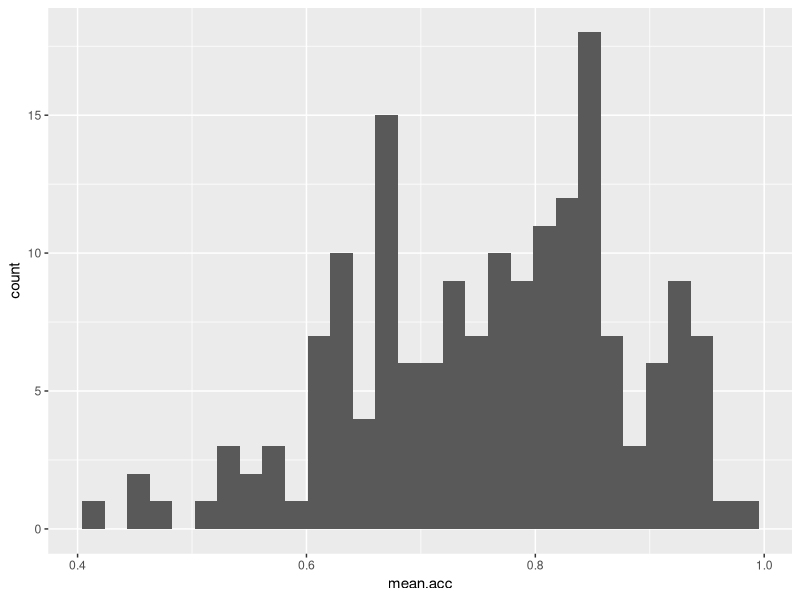
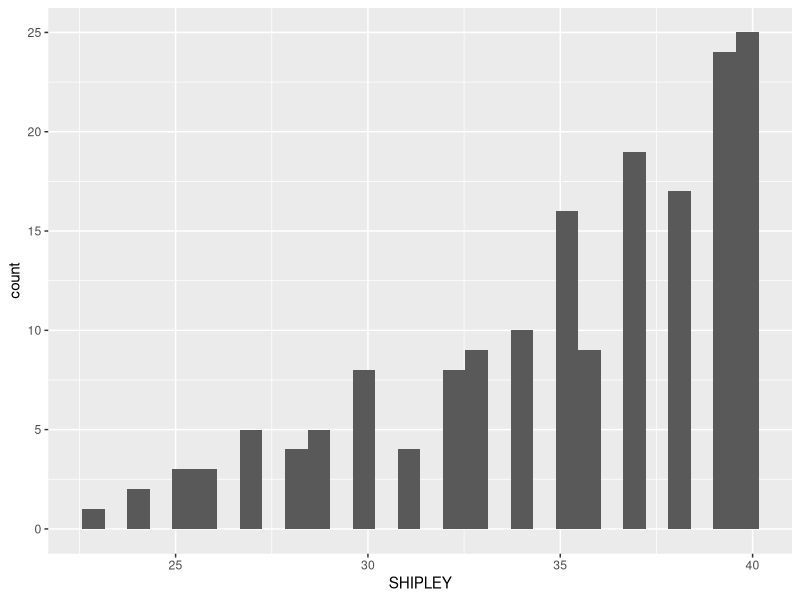
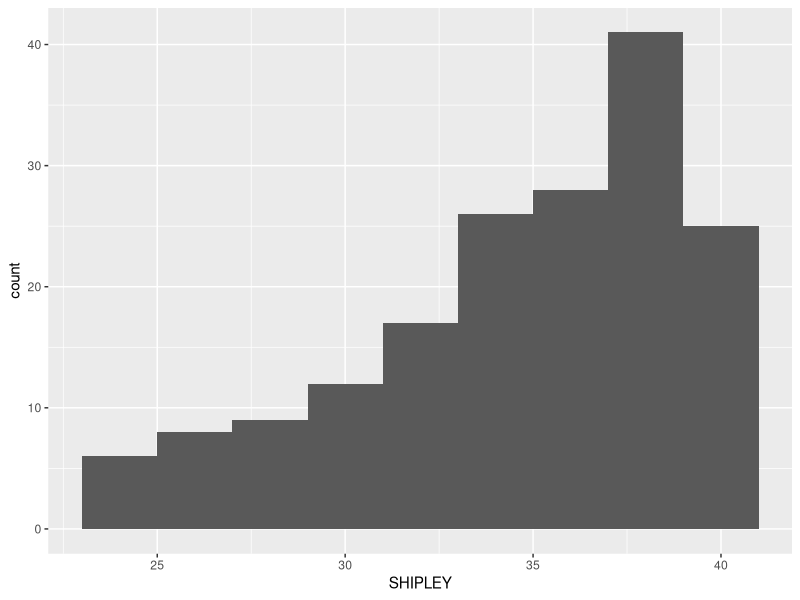
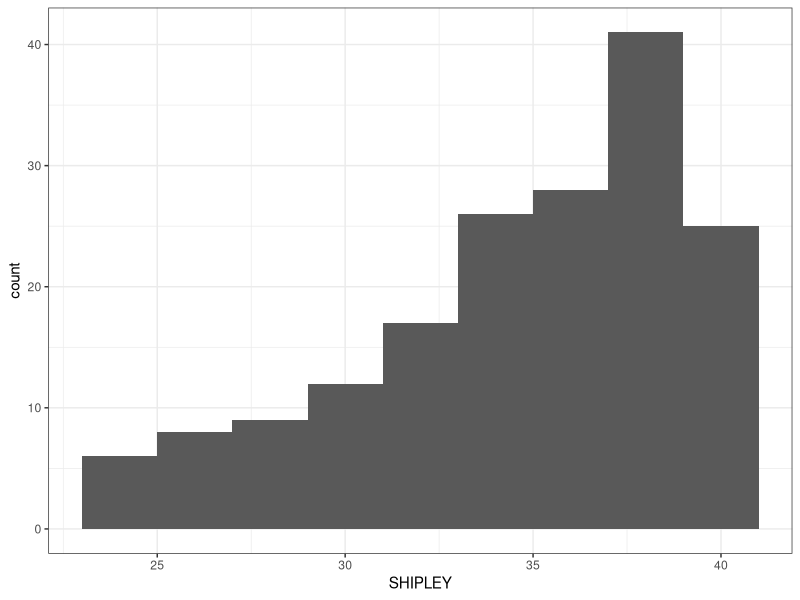
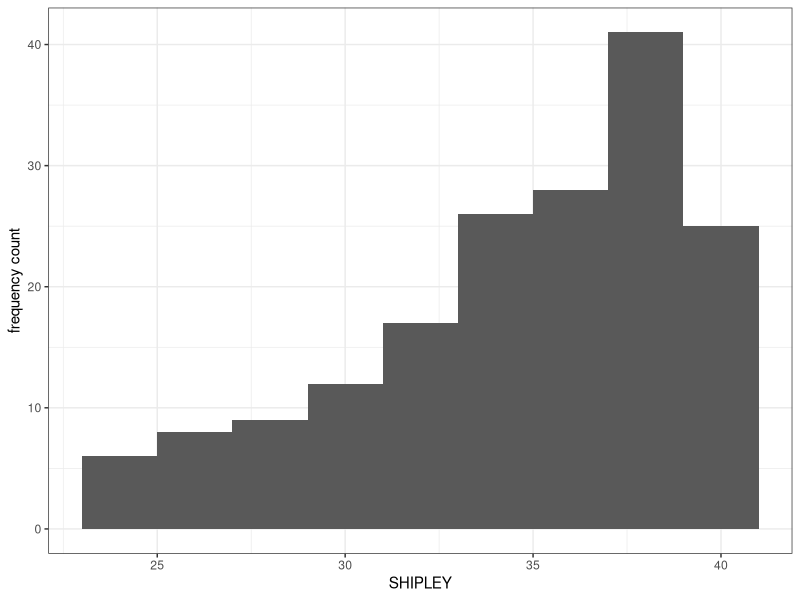
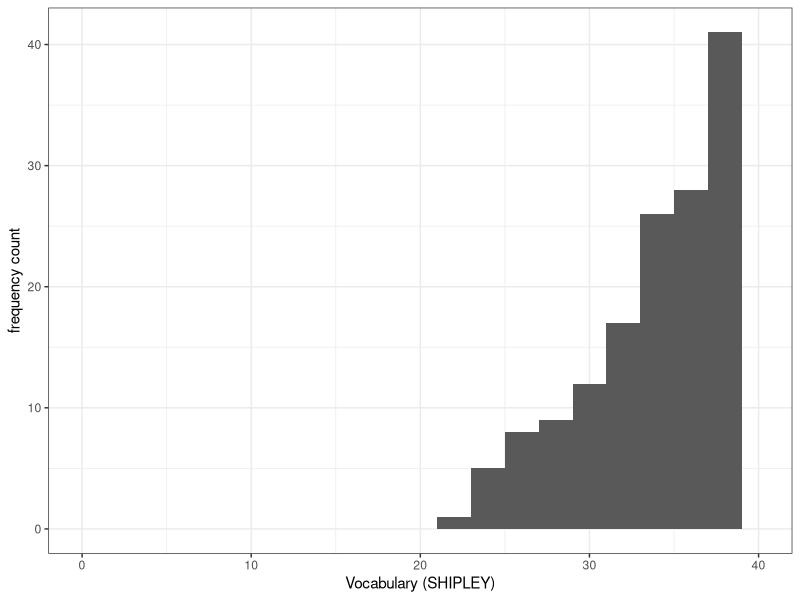
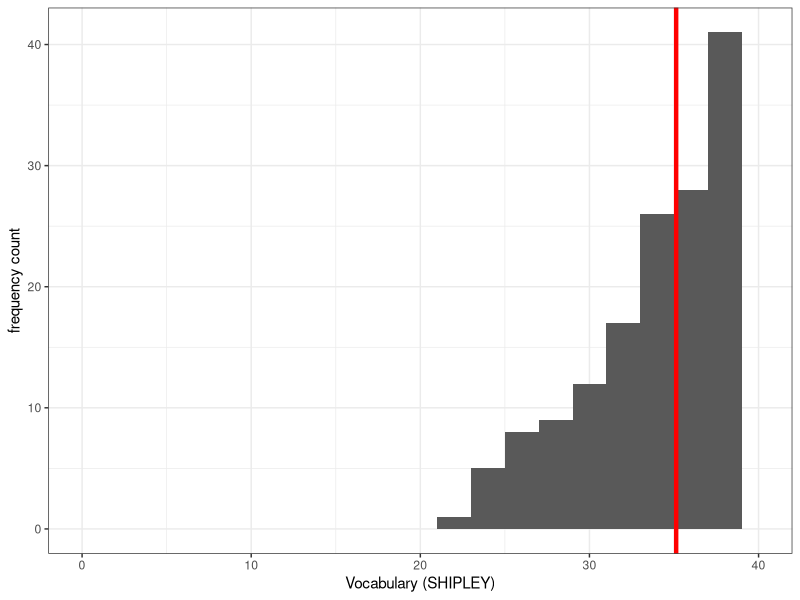
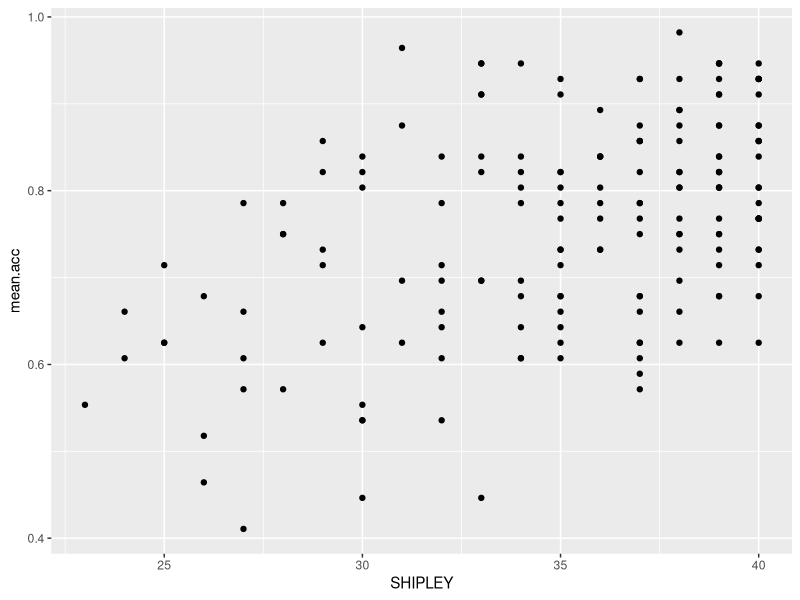

Recreate these plots in R, in order.



############################################################################################################


# In Week 17, we aim to *further* develop skills in visualizing and testing the 
# associations between variables in psychological data

# We do this to learn how to answer research questions like:

# 1. What person attributes predict success in understanding?
# 2. Can people accurately evaluate whether they correctly understand written 
# health information?

# These kinds of research questions can be answered using methods like the linear model

# When we do these analyses, we need to think about how we report the results:  
# -- we usually need to report information about the kind of model we specify;
# -- and we will need to report the nature of the association estimated in our model;
# -- we usually need to decide, is the association significant?
# -- does the association reflect a positive or negative relationship between outcome 
# and predictor?
# -- is the association we see in our sample data relatively strong or weak?

# We will consolidate and extend learning on data visualization:
# -- focusing on how we edit ggplot() code to produce professional looking plots



############################################################################################################


# -- I will put dataset names in quotes like this: 
#   'study-one-general-participants.csv'
# -- I will put variable (data column) names in quotes like this: 'variable' 
# -- And I will put value or other data object (e.g. cell value) names in quotes 
# like this: 'studyone'


# We will take things step-by-step

# -- I will split .R scripts by parts, tasks and questions:  
# -- different parts for different phases of the analysis process;
# -- different tasks for different steps in each phase;
# -- different questions to examine different ideas or coding steps



############################################################################################################
## Part 1: Set-up ##########################################################################################


# -- Task 1 -- Run this code to empty the R environment
rm(list=ls())                            


# -- Task 2 -- Run this code to load relevant libraries
library("tidyverse")



############################################################################################################
############################################################################################################


# -- In this workbook, we use data from a second 2020 study of the response of adults from a UK national
# sample to written health information

# study-two-general-participants.csv



############################################################################################################
## Part 2: Load data #######################################################################################


# -- Task 3 -- Read in the first data file we will be using: 
# study-two-general-participants.csv
# -- hint: Task 3 -- Use the read_csv() function to read the data file into R
study.two <- read_csv("study-two-general-participants.csv")
# -- hint: Task 3 -- When you read the data file in, give the data object you 
# create a clear name e.g. study.two 


# -- Task 4 -- Inspect the data file
# -- hint: Task 4 -- Use the summary() or head() functions to take a look
head(study.two)
summary(study.two)
# -- hint: Task 4 -- Even though you have done this before, you will want to do it 
# again, here, and pay particular attention to what you see, for the numeric variables, 
# in the information about the minimum (Min.) and maximum (Max.) values for the variables



############################################################################################################
## Part 3: Use histograms to examine the distributions of variables ########################################


# -- revision: practice to strengthen skills --


# -- Task 5 -- Draw histograms to examine the distributions of variables
# -- hint: Task 5 -- Use ggplot() with geom_histogram()

# -- When we create a plot, we take things step-by-step
# -- Here's an example: run the line of code and see the result in the Plots window in R-Studio
ggplot(data = study.two, aes(x = mean.acc)) + 
  geom_histogram()

# These are the steps:
# -- 1 -- ggplot(...) -- you tell R you want to make a plot using the ggplot() function
# -- 2 -- ggplot(data = study.two ...) -- you tell R you want to make a plot with the 
# 'study.two' data
# -- 3 -- ggplot(..., aes(x = mean.acc)) -- you tell R that you want to make a plot with the 
# variable 'mean.acc'
# -- 3 -- here, you specify the aesthetic mapping, x = mean.acc
# -- 3 -- + -- and then
# -- 4 -- geom_histogram() -- you tell R you want to plot values of 'mean.acc' as a histogram


# -- revision: make sure you are confident about doing these things --


# -- Task 6 -- Practice editing the appearance of a histogram plot step-by-step
# -- Start by constructing a basic histogram
# -- hint: Task 6 -- Choose whichever numeric variable from the study.two dataset you please
# -- hint: Task 6 -- Use the line-by-line format to break the plot code into steps
# -- it will make it easier to read, and it will make it easier to add edits e.g.
ggplot(data = study.two, aes(x = SHIPLEY)) + 
  geom_histogram()

# -- We are going to revise editing:
# -- 1 -- the appearance of the bars using binwidth
# -- 2 -- the colour of the background using theme_bw()
# -- 3 -- the appearance of the labels using labs()

# -- Then we are going to try some new moves:
# -- 4 -- setting the x-axis limits to reflect the full range of possible scores 
# on the x-axis variable
# -- 5 -- add annotation -- here, a vertical line indicating the sample average for a variable

# -- Q.1. -- Edit the appearance of the bars by specifying a binwidth value
ggplot(data = study.two, aes(x = SHIPLEY)) + 
  geom_histogram(binwidth = 2)

# -- Q.2. -- Then add an edit to the appearance of the background using theme_bw()
ggplot(data = study.two, aes(x = SHIPLEY)) + 
  geom_histogram(binwidth = 2) +
  theme_bw()

# -- Q.3. -- Then add an edit to the appearance of the labels using labs()
ggplot(data = study.two, aes(x = SHIPLEY)) + 
  geom_histogram(binwidth = 2) +
  theme_bw() +
  labs(x = "SHIPLEY", y = "frequency count")


# -- introduce: make some new moves --


# -- Q.4. -- Now add an edit by setting the x-axis limits using x.lim()
ggplot(data = study.two, aes(x = SHIPLEY)) + 
  geom_histogram(binwidth = 2) +
  theme_bw() +
  labs(x = "Vocabulary (SHIPLEY)", y = "frequency count") +
  xlim(0,40)

# -- Q.5. -- Then add an edit to draw a vertical line to show the mean value of 
# the variable you are plotting
ggplot(data = study.two, aes(x = SHIPLEY)) + 
  geom_histogram(binwidth = 2) +
  theme_bw() +
  labs(x = "Vocabulary (SHIPLEY)", y = "frequency count") +
  xlim(0,40) +
  geom_vline(xintercept = mean(study.two$SHIPLEY), colour = "red", size = 1.5)

# -- Q.6. -- Can you find information on how to define the limits on the x-axis 
# and on the y-axis?
# -- hint: Q.6. -- You can see the information in this week's how-to but try a 
# search online for "ggplot reference xlim"
# -- A.6. -- See ggplot reference information on setting limits here:
# https://ggplot2.tidyverse.org/reference/lims.html

# -- Q.7. -- Can you find information on how to a reference line?
# -- hint: Q.7. -- You can see the information in this week's how-to but try a 
# search online for "ggplot reference vline"
# -- A.7. -- See ggplot reference information on setting limits here:
# https://ggplot2.tidyverse.org/reference/geom_abline.html


  
############################################################################################################
## Part 4: Now draw scatterplots to examine associations between variables #################################


# -- consolidation: should be no surprises here --


# -- Task 7 -- Create a scatterplot to examine the association between the 
# outcome 'mean.acc' and each of three numeric potential predictor variables 
# 'SHIPLEY' 'HLVA' and 'AGE'
# -- hint: Task 7 -- We are working with geom_point() and you need x and y 
# aesthetic mappings
# -- hint: Task 7 -- The outcome variable 'mean.acc' has to be mapped to the 
# y-axis using "...y = ..."

ggplot(data = study.two, aes(x = SHIPLEY, y = mean.acc)) +
  geom_point()

ggplot(data = study.two, aes(x = HLVA, y = mean.acc)) +
  geom_point()

ggplot(data = study.two, aes(x = AGE, y = mean.acc)) +
  geom_point()


# -- revision: make sure you are confident about doing these things --


# -- Task 8 -- Edit the appearance of *each and every* plot step-by-step
# -- hint: Task 8 -- You may want to use the same plot appearance choices for 
# all plots because a consistent appearance is generally neater and easier for 
# your audience to process
# -- hint: Task 8 -- You can find links to reference information on colour and 
# shape options in the how-to guide:
# -- use the information to make the plots pleasing in appearance to you
# -- hint: Task 8 -- Do not be afraid to copy then paste code you re-use
# -- hint: Task 8 -- But be careful that things like axis values are sensible 
# for each variable


# -- Q.8. -- First, edit the appearance of the points using alpha, size, shape, and colour

ggplot(data = study.two, aes(x = SHIPLEY, y = mean.acc)) +
  geom_point(alpha = 0.5, size = 2, colour = "blue", shape = 'square')

ggplot(data = study.two, aes(x = HLVA, y = mean.acc)) +
  geom_point(alpha = 0.5, size = 2, colour = "blue", shape = 'square')

ggplot(data = study.two, aes(x = AGE, y = mean.acc)) +
  geom_point(alpha = 0.5, size = 2, colour = "blue", shape = 'square')

# -- Q.9. -- Then edit the colour of the background using theme_bw()

ggplot(data = study.two, aes(x = SHIPLEY, y = mean.acc)) +
  geom_point(alpha = 0.5, size = 2, colour = "blue", shape = 'square')   +
  theme_bw()

ggplot(data = study.two, aes(x = HLVA, y = mean.acc)) +
  geom_point(alpha = 0.5, size = 2, colour = "blue", shape = 'square')   +
  theme_bw()

ggplot(data = study.two, aes(x = AGE, y = mean.acc)) +
  geom_point(alpha = 0.5, size = 2, colour = "blue", shape = 'square')   +
  theme_bw()

# -- Q.10. -- Then edit the appearance of the labels using labs()

ggplot(data = study.two, aes(x = SHIPLEY, y = mean.acc)) +
  geom_point(alpha = 0.5, size = 2, colour = "blue", shape = 'square')   +
  theme_bw() +
  labs(x = "SHIPLEY", y = "mean accuracy")

ggplot(data = study.two, aes(x = HLVA, y = mean.acc)) +
  geom_point(alpha = 0.5, size = 2, colour = "blue", shape = 'square')   +
  theme_bw() +
  labs(x = "HLVA", y = "mean accuracy")

ggplot(data = study.two, aes(x = AGE, y = mean.acc)) +
  geom_point(alpha = 0.5, size = 2, colour = "blue", shape = 'square')   +
  theme_bw() +
  labs(x = "Age (Years)", y = "mean accuracy")


# -- introduce: make some new moves --


# -- Q.11. -- Then set the x-axis and y-axis limits to the minimum-maximum ranges 
# of the variables you are plotting
# -- hint: Q.11. -- For these plots the y-axis limits will be the same because 
# the outcome stays the same
# -- hint: Q.11. -- But the x-axis limits will be different for each different 
# predictor variable
# -- hint: Q.11. -- The minimum value will always be 0

ggplot(data = study.two, aes(x = SHIPLEY, y = mean.acc)) +
  geom_point(alpha = 0.5, size = 2, colour = "blue", shape = 'square')   +
  theme_bw() +
  labs(x = "SHIPLEY", y = "mean accuracy") +
  xlim(0, 40) + ylim(0, 1)

ggplot(data = study.two, aes(x = HLVA, y = mean.acc)) +
  geom_point(alpha = 0.5, size = 2, colour = "blue", shape = 'square')   +
  theme_bw() +
  labs(x = "HLVA", y = "mean accuracy") +
  xlim(0, 15) + ylim(0, 1)

ggplot(data = study.two, aes(x = AGE, y = mean.acc)) +
  geom_point(alpha = 0.5, size = 2, colour = "blue", shape = 'square')   +
  theme_bw() +
  labs(x = "Age (Years)", y = "mean accuracy") +
  xlim(0, 80) + ylim(0, 1)




############################################################################################################
## Part 5: Use correlation to to answer the research questions #############################################


# -- revision: make sure you are confident about doing these things --


# -- One of our research questions is:
# 1. What person attributes predict success in understanding?


# -- Task 9 -- Examine the correlations between the outcome variable and potential 
# predictor variables
# -- hint: Task 9 -- We use cor.test()
# -- hint: Task 9 -- You can look at: 2022-23-PSYC122-w16-how-to.R -- if you want
# more guidance
# -- hint: Task 9 -- You need to run three separate correlations: 
# (1.) between mean accuracy and SHIPLEY
# (2.) between mean accuracy and HLVA and 
# (3.) between mean accuracy and AGE
cor.test(study.two$SHIPLEY, study.two$mean.acc, method = "pearson",  alternative = "two.sided")
cor.test(study.two$HLVA, study.two$mean.acc, method = "pearson",  alternative = "two.sided")
cor.test(study.two$AGE, study.two$mean.acc, method = "pearson",  alternative = "two.sided")

# -- Q.12. -- What is r, the coefficient for the correlation between 'mean.acc' and 'SHIPLEY'?
# -- A.12. -- r = 0.4650537

# -- Q.13. -- Is the correlation between 'mean.acc' and 'HLVA'  significant?
# -- A.13. -- r is significant, p < .05

# -- Q.14. -- What are the values for t and p for the significance test for the correlation between 
# 'mean.acc' and 'AGE'?
# -- A.14. -- t = 0.30121, p = 0.7636

# -- Q.15. -- For which pair of outcome-predictor variables is the correlation the largest?
# -- A.15. -- The correlation is the largest between 'mean.acc' and 'HLVA'

# -- Q.16. -- What is the sign or direction of each of the correlations?
# -- A.16. -- All the correlations are positive



############################################################################################################
## Part 6: Use a linear model to to answer the research questions ##########################################


# -- introduce: make some new moves --


# -- One of our research questions is:
# 1. What person attributes predict success in understanding?

# -- Task 10 -- Examine the relation between outcome mean accuracy (mean.acc) and 
# each of the predictors: 'SHIPLEY', 'HLVA' and 'AGE'
# -- hint: Task 10 -- Use lm()
# -- hint: Task 10 -- Run three separate lm() analyses, all with 'mean.acc' as the 
# outcome but each with one predictor variable
# -- hint: Task 10 -- See the how-to for example code that does what you need to do

model <- lm(mean.acc ~ SHIPLEY, data = study.two)
summary(model)

model <- lm(mean.acc ~ HLVA, data = study.two)
summary(model)

model <- lm(mean.acc ~ AGE, data = study.two)
summary(model)


# -- Notice that we do the linear model in the steps:
# -- 1 -- model <- lm(...) -- fit the model using lm(...), and give the model a name 
# -- here, we call it "model"
# -- 2 -- ...lm(mean.acc ~ SHIPLEY...) -- tell R you want a model of 
# the outcome 'mean.acc' predicted (~) by the predictor 'SHIPLEY'
# -- 3 -- ...data = study.two) -- tell R that the variables you name in the formula live in the 
# 'study.two' dataset
# -- 4 -- summary(model) -- ask R for a summary of the model you called "model"

# -- Notice that R has a general formula syntax: outcome ~ predictor *or* y ~ x
# -- and uses the same format across a number of different functions
# -- each time, the left of the tilde symbol ~ is some output or outcome
# -- and the right of the tilde ~ is some input or predictor or set of predictors

  
# -- If you look at the model summary you can answer the following questions  

# -- Q.17. -- What is the estimate for the coefficient of the effect of the predictor 
# 'HLVA' on 'mean.acc'?
# -- A.17. -- 0.026207 

# -- Q.18. -- Is the effect significant?
# -- A.18. -- It is significant, p < .05

# -- Q.19. -- What are the values for t and p for the significance test for the coefficient?
# -- A.19. -- t = 7.529, p = 2.87e-12

# -- Q.20. -- How would you describe in words the shape or direction of the association 
# between 'HLVA' and 'mean.acc'?
# -- A.20. -- The slope coefficient -- and a scatterplot (draw it) -- suggest that 
# as HLVA scores increase so also do mean accuracy scores

# -- Q.21. -- How how would you describe the relations apparent between the predictor and 
# outcome in all three models?
# -- A.21. -- It is possible to see, given coefficient estimates, that the association 
# between predictor and outcome is positive for each model: mean accuracy appears to increase 
# for increasing values of SHIPLEY vocabulary, HLVA health literacy, and age



############################################################################################################
## Part 7: Use a linear model to generate predictions ######################################################


# -- introduce: make some new moves --


# -- Task 11 -- We can use the model we have just fitted to plot the model predictions
# -- hint: Task 11 -- We are going to draw a scatterplot and add a line showing the 
# predictions, given the model intercept and effect coefficient estimates


# -- First fit a model and get a summary: model the relationship betweeen 'mean.acc' and 'HLVA'
model <- lm(mean.acc ~ HLVA, data = study.two)
summary(model)


# -- Q.22. -- What is the coefficient estimate for the intercept?
# -- A.22. -- 0.522016

# -- Q.23. -- What is the coefficient estimate for the slope of HLVA (see earlier)?
# -- A.23. -- 0.026207


# -- Second, use the geom_point() to draw a scatterplot and geom_abline() function 
# to draw the prediction line representing the association between this outcome and predictor
ggplot(data = study.two, aes(x = HLVA, y = mean.acc)) +
  geom_point(alpha = 0.5, size = 2, colour = "blue", shape = 'square')   +
  geom_abline(intercept = 0.522016, slope = 0.026207, colour = "red", size = 1.5) +
  theme_bw() +
  labs(x = "HLVA", y = "mean accuracy") +
  xlim(0, 15) + ylim(0, 1)

# -- See reference information here:  
#   https://ggplot2.tidyverse.org/reference/geom_abline.html  



############################################################################################################
## Part 8: Optional extension -- Use community information to figure things out ############################


# -- Task 12 -- Experienced users of R know that they can take advantage of the vast 
# community resources that people post online, for free, to help others: 
# -- use the ggplot reference online line information to work out how to draw a 
# horizontal line in your plot

# -- hint: Task 12 -- In the how-to guide, you can see an example of how to draw a 
# vertical line using geom_vline() where you set the position of the line by specifying 
# an x-axis value
# -- hint: Task 12 -- Here, you will need to look at the ggplot online information 
# on drawing reference lines to find a code example for drawing a horizontal line
# -- hint: Task 12 -- You will need to specify, now, a y-axis position and that 
# position will need to make sense, given how the heights of the bars vary, for the 
# variable you are using, in the plot you are developing e.g. something like
# -- hint: Task 12 -- You will need to add a line of code, and "make sense" means: 
# choose a number for the y-axis location of the line that
# is larger than the minimum and smaller than the maximum of the heights of the bars in the plot

ggplot(data = study.two, aes(x = SHIPLEY)) + 
  geom_histogram(binwidth = 2) +
  theme_bw() +
  labs(x = "Vocabulary (SHIPLEY)", y = "frequency count") +
  xlim(0,40) +
  geom_vline(xintercept = mean(study.two$SHIPLEY), colour = "red", size = 1.5) +
  geom_hline(yintercept = 20, colour = "red", size = 1.5)



############################################################################################################


